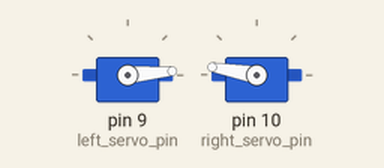
This sketch was run on a simulated Arduino Uno, built with avr-gcc and run on an emulated ATmega328P. Shown: 2 × servo.

Above: at 0.05 s.
Timing chart, 0 to 4.6 s (numbered marks = the images above):
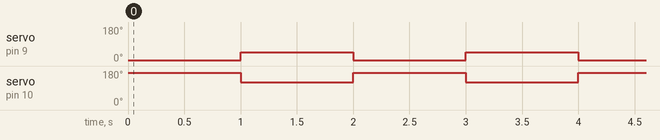

The sketch:

servotest.ino
```cpp
#include <Servo.h>
#define right_servo_pin 10
#define left_servo_pin 9
Servo myservoright;
Servo myservoleft;


void setup() {

myservoleft.attach(left_servo_pin);
myservoright.attach(right_servo_pin);

  // put your setup code here, to run once:
  pinMode(right_servo_pin, OUTPUT);
  pinMode(left_servo_pin, OUTPUT);

}

void loop() {
  // put your main code here, to run repeatedly:
  myservoleft.write(5);//Bucket down pos
  myservoright.write(170);
  delay(1000);
  myservoleft.write(47);//Bucket up pos
  myservoright.write(120);
  delay(1000);
  // delay(1000);
  // myservoleft.write(100);
  // myservoright.write(180-100);
  // delay(1000);

}


// void Setservo(int angle)
// {

//   myservoleft.write(angle);
//   myservoright.write(180-angle);
// }
```

Measured:
- by itself, servo on pin 9 (left_servo_pin): alternates 47° for 1.0 s and 5° for 1.0 s
- by itself, servo on pin 10 (right_servo_pin): alternates 170° for 1.0 s and 120° for 1.0 s
